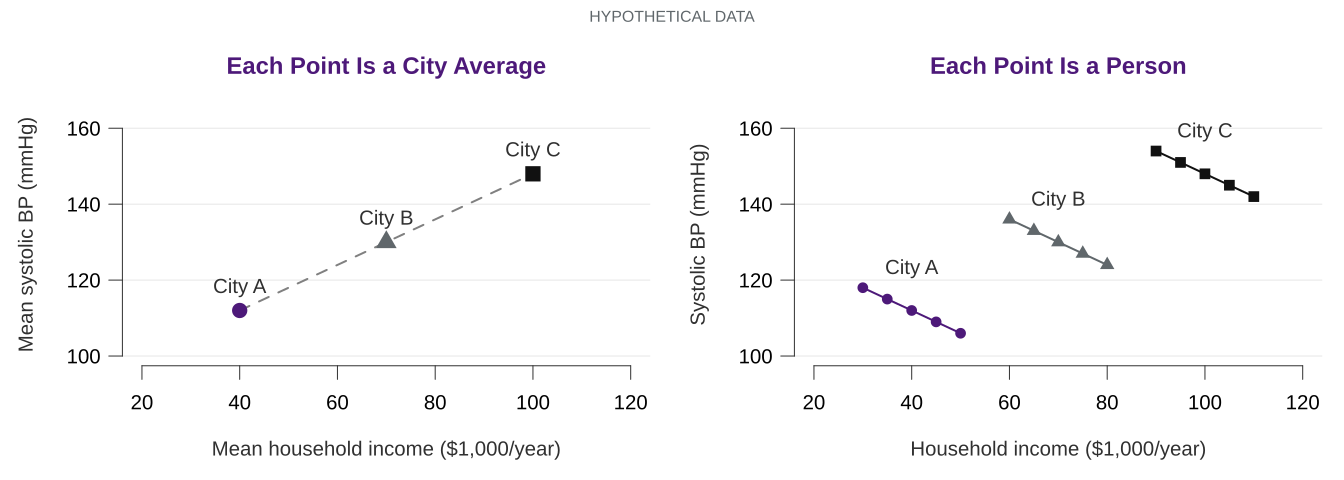

This chart was generated by the following R code:
# Invented teaching data, not empirical evidence about income and blood pressure.
# Run from this assets folder: Rscript ecologic-fallacy.R
# The left panel uses exact, equally weighted means of the right panel's people.
income <- c(30, 35, 40, 45, 50, 60, 65, 70, 75, 80, 90, 95, 100, 105, 110)
bp <- c(118, 115, 112, 109, 106, 136, 133, 130, 127, 124, 154, 151, 148, 145, 142)
city <- rep(c('A', 'B', 'C'), each = 5)
means_x <- tapply(income, city, mean)
means_y <- tapply(bp, city, mean)
stopifnot(all(diff(means_x) > 0), all(diff(means_y) > 0))
stopifnot(all(vapply(split(seq_along(income), city), function(i) cor(income[i], bp[i]) < 0, logical(1))))
cols <- c('#4d1979', '#60676b', '#111111')
shapes <- c(16, 17, 15)
svglite::svglite('ecologic-fallacy.svg', width = 14, height = 5, pointsize = 17, bg = 'white')
par(mfrow = c(1, 2), mar = c(4.0, 4.5, 2.8, 0.8), oma = c(0.2, 0, 1.0, 0), mgp = c(2.8, 0.8, 0), las = 1, fg = '#303030')
for (panel in 1:2) {
  plot(NA, xlim = c(20, 120), ylim = c(100, 164), xlab = '', ylab = '', axes = FALSE)
  abline(h = seq(100, 160, 20), col = '#e6e6e6', lwd = 1)
  axis(1, at = seq(20, 120, 20), cex.axis = 0.9)
  axis(2, at = seq(100, 160, 20), cex.axis = 0.9)
  mtext(if (panel == 1) 'Mean household income ($1,000/year)' else 'Household income ($1,000/year)', 1, line = 2.5, cex = 0.9)
  mtext(if (panel == 1) 'Mean systolic BP (mmHg)' else 'Systolic BP (mmHg)', 2, line = 3.1, las = 0, cex = 0.9)
  title(if (panel == 1) 'Each Point Is a City Average' else 'Each Point Is a Person', cex.main = 1.05, col.main = '#4d1979')
  if (panel == 1) {
    lines(means_x, means_y, col = '#808080', lty = 2, lwd = 2)
    points(means_x, means_y, pch = shapes, col = cols, cex = 1.5)
    text(means_x, means_y + 6, paste('City', names(means_x)), cex = 0.9)
  } else {
    for (j in 1:3) {
      i <- which(city == c('A', 'B', 'C')[j])
      lines(income[i], bp[i], col = cols[j], lwd = 2)
      points(income[i], bp[i], col = cols[j], pch = shapes[j], cex = 1.05)
      text(means_x[j], max(bp[i]) + 5, paste('City', c('A', 'B', 'C')[j]), cex = 0.9)
    }
  }
}
mtext('HYPOTHETICAL DATA', side = 3, outer = TRUE, line = 0, cex = 0.7, col = '#60676b')
invisible(dev.off())
